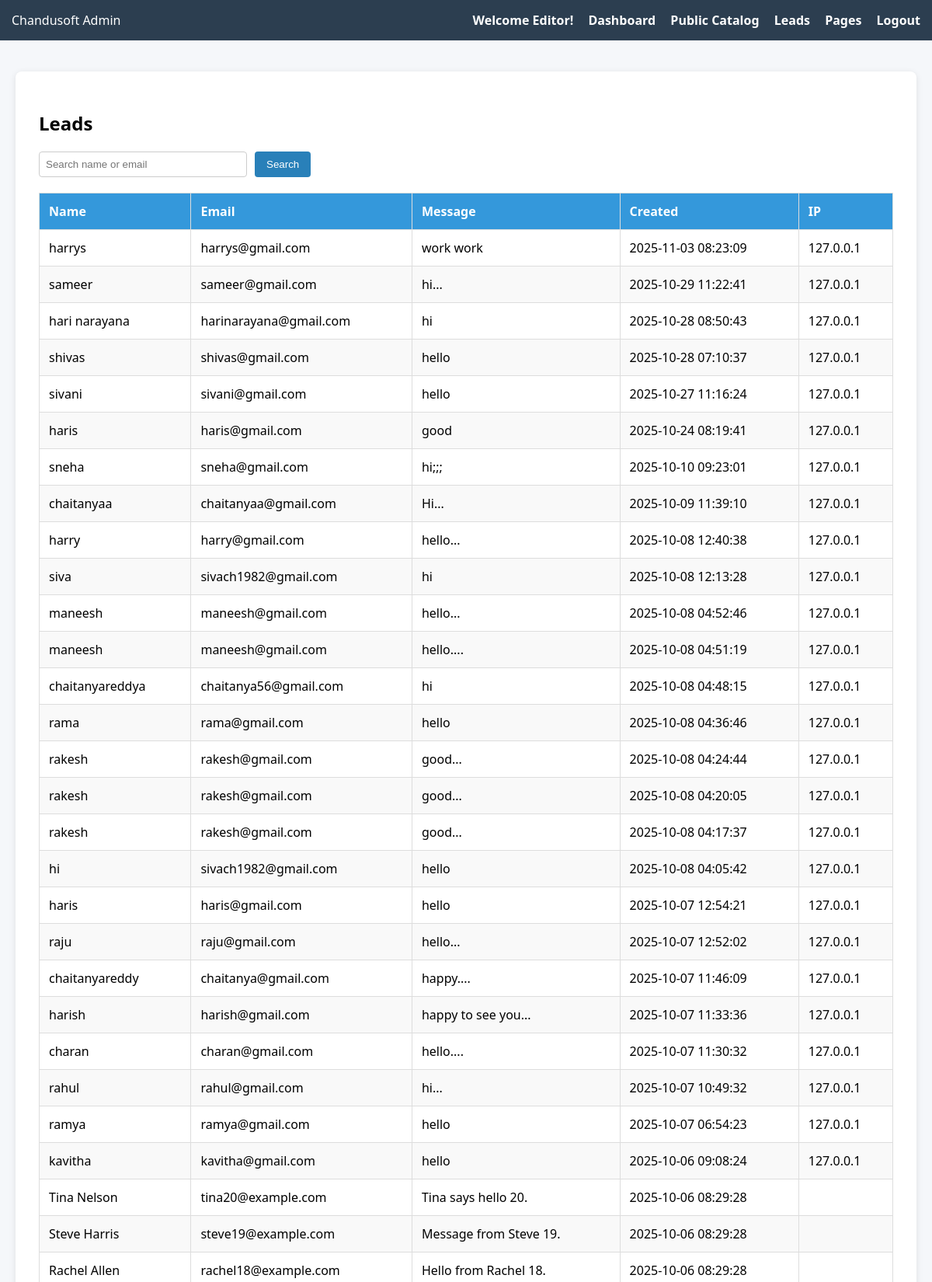
/admin-leads.php (signed in, upper part), run on the app's committed database.
### tables this page shows
CREATE TABLE `leads` (
  `id` int NOT NULL AUTO_INCREMENT,
  `name` varchar(100) NOT NULL,
  `email` varchar(100) NOT NULL,
  `message` text NOT NULL,
  `created_at` timestamp NULL DEFAULT CURRENT_TIMESTAMP,
  `ip` varchar(45) DEFAULT NULL,
  PRIMARY KEY (`id`)
);

### admin-leads.php (the view, shortened to what this page needs)
<?php
require 'db.php';
$user = $_SESSION['user'];
$role = $user['role'];
$searchTerm = '';
$whereClause = '';
$sql = "SELECT name, email, message, created_at, ip FROM leads $whereClause ORDER BY id DESC";
$stmt = $pdo->query($sql);
$leads = $stmt->fetchAll(PDO::FETCH_ASSOC);
?>
<!DOCTYPE html>
<html>
<head>
</head>
<body>
<div class="navbar">
    <div class="logo">Chandusoft Admin</div>
    <div class="menu">
        <span class="welcome">Welcome <?= htmlspecialchars(ucfirst($role)) ?>!</span>
        <a href="dashboard.php">Dashboard</a>
        <?php if ($role === 'admin'): ?>
            <a href="admin/catalog.php">Admin Catalog</a>
            <a href="public/catalog.php">Public Catalog</a>
        <?php elseif ($role === 'editor'): ?>
            <a href="public/catalog.php">Public Catalog</a>
        <?php endif; ?>
        <a href="admin-leads.php">Leads</a>
        <a href="pages.php">Pages</a>
        <a href="logout.php">Logout</a>
    </div>
</div>
<div class="container">
    <h2>Leads</h2>
    <form method="get" class="search-form">
        <input type="text" name="search" value="<?= htmlspecialchars($searchTerm) ?>" placeholder="Search name or email" />
        <button type="submit">Search</button>
    </form>
    <table>
        <thead>
            <tr>
                <th>Name</th>
                <th>Email</th>
                <th>Message</th>
                <th>Created</th>
                <th>IP</th>
            </tr>
        </thead>
        <tbody>
            <?php if (!empty($leads)): ?>
                <?php foreach ($leads as $lead): ?>
                    <tr>
                        <td><?= htmlspecialchars($lead['name']) ?></td>
                        <td><?= htmlspecialchars($lead['email']) ?></td>
                        <td><?= htmlspecialchars($lead['message']) ?></td>
                        <td><?= htmlspecialchars($lead['created_at']) ?></td>
                        <td><?= htmlspecialchars($lead['ip'] ?? '') ?></td>
                    </tr>
                <?php endforeach; ?>
            <?php else: ?>
                <tr><td colspan="5">No leads found.</td></tr>
            <?php endif; ?>
        </tbody>
    </table>
</div>
</body>
</html>

### admin-leads.php (style rules this page uses)
body { font-family: 'Segoe UI', sans-serif; margin: 0; background: #f5f7fa; }
.navbar { background: #2c3e50; padding: 15px; color: white; display: flex; justify-content: space-between; align-items: center; }
.navbar a { color: white; margin-left: 15px; text-decoration: none; font-weight: bold; }
.container { max-width: 1100px; margin: 40px auto; background: white; padding: 30px; border-radius: 8px; box-shadow: 0 2px 8px rgba(0,0,0,0.1); }
h2 { margin-bottom: 20px; }
form.search-form { margin-bottom: 20px; display: flex; gap: 10px; }
form.search-form input[type="text"] { padding: 8px; width: 250px; border: 1px solid #ccc; border-radius: 4px; }
form.search-form button { padding: 8px 15px; background: #2980b9; color: white; border: none; border-radius: 4px; cursor: pointer; }
table { border-collapse: collapse; width: 100%; }
table thead { background-color: #3498db; color: white; }
th, td { padding: 12px; border: 1px solid #ddd; text-align: left; }
tr:nth-child(even) { background-color: #f9f9f9; }
.welcome { font-weight: bold; }

### data on the page
leads: name "harrys", email "harrys@gmail.com", message "work work", created_at "2025-11-03 08:23:09", ip "127.0.0.1"
leads: name "sameer", email "sameer@gmail.com", message "hi...", created_at "2025-10-29 11:22:41", ip "127.0.0.1"
leads: name "hari narayana", email "harinarayana@gmail.com", message "hi", created_at "2025-10-28 08:50:43", ip "127.0.0.1"
leads: name "shivas", email "shivas@gmail.com", message "hello", created_at "2025-10-28 07:10:37", ip "127.0.0.1"
leads: name "sivani", email "sivani@gmail.com", message "hello", created_at "2025-10-27 11:16:24", ip "127.0.0.1"
leads: name "haris", email "haris@gmail.com", message "good", created_at "2025-10-24 08:19:41", ip "127.0.0.1"
leads: name "sneha", email "sneha@gmail.com", message "hi;;;", created_at "2025-10-10 09:23:01", ip "127.0.0.1"
leads: name "chaitanyaa", email "chaitanyaa@gmail.com", message "Hi...", created_at "2025-10-09 11:39:10", ip "127.0.0.1"
leads: name "harry", email "harry@gmail.com", message "hello...", created_at "2025-10-08 12:40:38", ip "127.0.0.1"
leads: name "siva", email "sivach1982@gmail.com", message "hi", created_at "2025-10-08 12:13:28", ip "127.0.0.1"
leads: name "maneesh", email "maneesh@gmail.com", message "hello...", created_at "2025-10-08 04:52:46", ip "127.0.0.1"
leads: name "maneesh", email "maneesh@gmail.com", message "hello....", created_at "2025-10-08 04:51:19", ip "127.0.0.1"
leads: name "chaitanyareddya", email "chaitanya56@gmail.com", message "hi", created_at "2025-10-08 04:48:15", ip "127.0.0.1"
leads: name "rama", email "rama@gmail.com", message "hello", created_at "2025-10-08 04:36:46", ip "127.0.0.1"
leads: name "rakesh", email "rakesh@gmail.com", message "good...", created_at "2025-10-08 04:24:44", ip "127.0.0.1"
leads: name "rakesh", email "rakesh@gmail.com", message "good...", created_at "2025-10-08 04:20:05", ip "127.0.0.1"
leads: name "rakesh", email "rakesh@gmail.com", message "good...", created_at "2025-10-08 04:17:37", ip "127.0.0.1"
leads: name "hi", email "sivach1982@gmail.com", message "hello", created_at "2025-10-08 04:05:42", ip "127.0.0.1"
leads: name "haris", email "haris@gmail.com", message "hello", created_at "2025-10-07 12:54:21", ip "127.0.0.1"
leads: name "raju", email "raju@gmail.com", message "hello...", created_at "2025-10-07 12:52:02", ip "127.0.0.1"
leads: name "chaitanyareddy", email "chaitanya@gmail.com", message "happy....", created_at "2025-10-07 11:46:09", ip "127.0.0.1"
leads: name "harish", email "harish@gmail.com", message "happy to see you...", created_at "2025-10-07 11:33:36", ip "127.0.0.1"
leads: name "charan", email "charan@gmail.com", message "hello....", created_at "2025-10-07 11:30:32", ip "127.0.0.1"
leads: name "rahul", email "rahul@gmail.com", message "hi...", created_at "2025-10-07 10:49:32", ip "127.0.0.1"
leads: name "ramya", email "ramya@gmail.com", message "hello", created_at "2025-10-07 06:54:23", ip "127.0.0.1"
leads: name "kavitha", email "kavitha@gmail.com", message "hello", created_at "2025-10-06 09:08:24", ip "127.0.0.1"
leads: name "Tina Nelson", email "tina20@example.com", message "Tina says hello 20.", created_at "2025-10-06 08:29:28"
leads: name "Steve Harris", email "steve19@example.com", message "Message from Steve 19.", created_at "2025-10-06 08:29:28"
leads: name "Rachel Allen", email "rachel18@example.com", message "Hello from Rachel 18.", created_at "2025-10-06 08:29:28"

### other printed values
$role "Editor"
